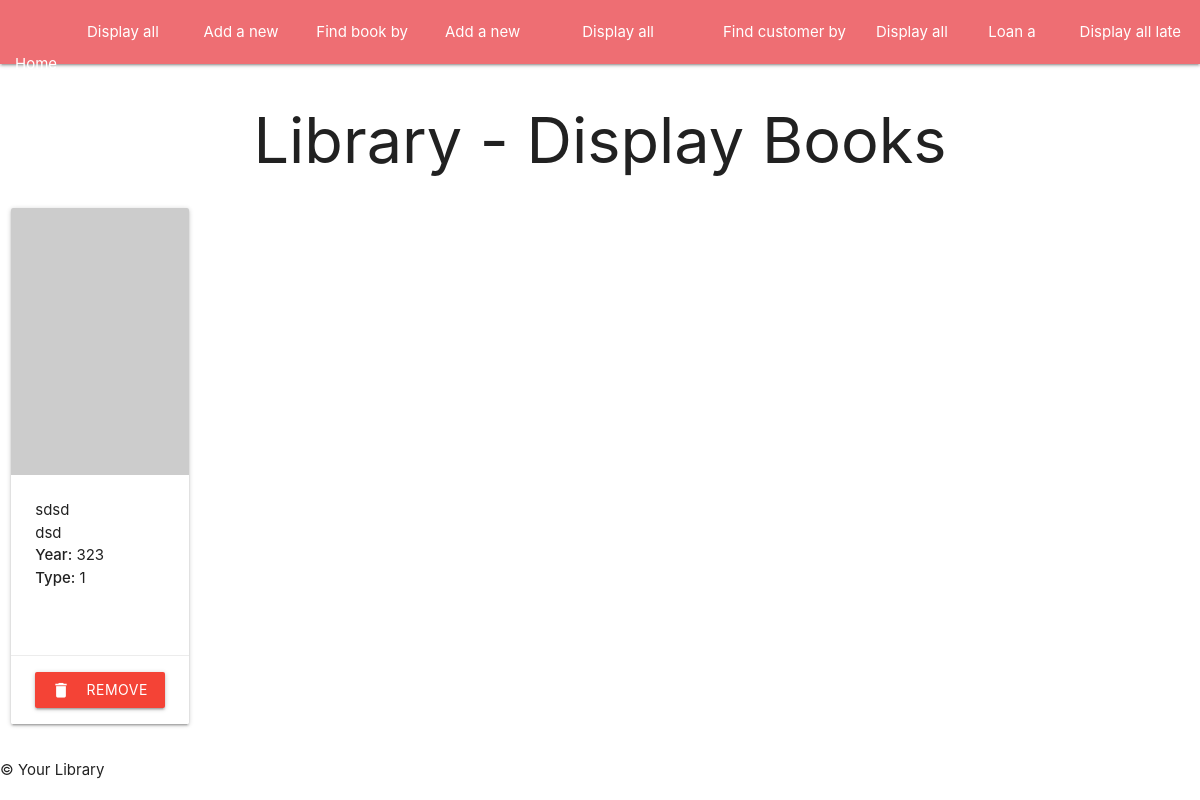
/books, run on the app's committed database.
### tables this page shows
CREATE TABLE books (
                id INTEGER PRIMARY KEY,
                title TEXT NOT NULL,
                author TEXT NOT NULL,
                year INTEGER NOT NULL,
                type TEXT NOT NULL
            );

### app.py (the view)
@app.route('/books', methods=['GET'])
def displayBooks():
    all_books = book_instance.DisplayAllBooks()
    return render_template("displaybooks.html", books=all_books)

### tools/books.py (called while the page is built)
    def DisplayAllBooks(self):
        self.cursor.execute('SELECT * FROM books')
        all_books = self.cursor.fetchall()
        return all_books

### templates/displaybooks.html (shortened to what this page needs)
{% extends "index.html" %}  {% block content %}
<div>
  <h1 class="center-align">Library - Display Books</h1>
  <div class="row">
    {% for book in books %}
    <div class="col s2 m2">
      <div class="card custom-card">
          <div class="card-image">
              <img class="book-image" src="https://picsum.photos/200/30{{book[0]% 10}}" />
          </div>
          <div class="card-content">
              <p>{{ book[1] }}</p>
              <p>{{ book[2] }}</p>
              <p><strong>Year:</strong> {{ book[3] }}</p>
              <p><strong>Type:</strong> {{ book[4] }}</p>
          </div>
          <div class="card-action">
              <form method="POST" action="{{ url_for('removeBook') }}">
                  <button type="submit" class="btn red waves-effect waves-light">
                      <i class="material-icons left">delete</i> Remove Book
                  </button>
              </form>
          </div>
      </div>
  </div>
    {% endfor %}
  </div>
</div>
{% endblock %}

### templates/index.html (style rules this page uses)
.book-image { width: 100%; height: auto; }
.custom-card .card-content { min-height: 180px; }

### data on the page
books: title "sdsd", author "dsd", year "323", type "1"
